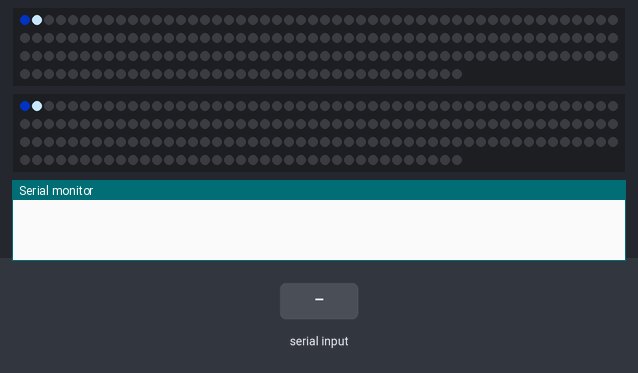
Bench run of a sketch on a simulated Arduino Uno, built with avr-gcc and run on an emulated ATmega328P. Parts: 2 × 187 RGB LEDs in strip order, left to right, continuing on the next row, the last lines printed to the serial monitor. Inputs (shaded band) come from the test bench.

Above: at 0.18 s.
At 1.2 s:
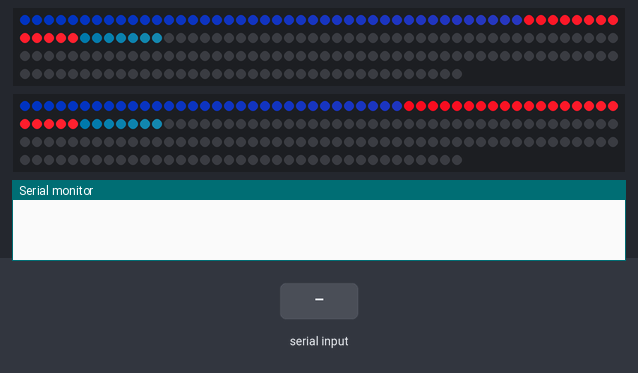
1.3 s: "d" received over Serial
At 4.1 s:
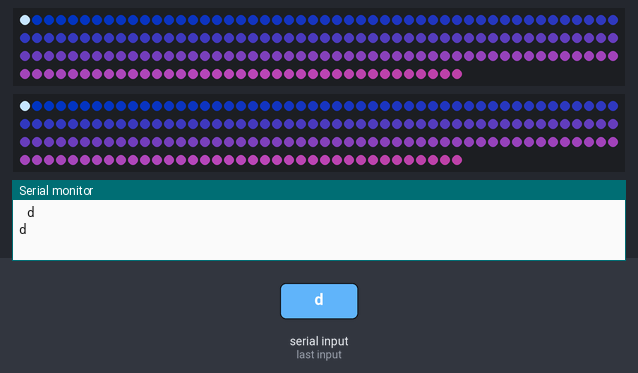
4.3 s: "r" received over Serial
5.8 s: "g" received over Serial
Timing chart, 0 to 8.8 s (numbered marks = the images above; inputs shaded):
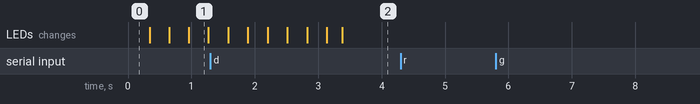

The sketch:

solarLED_v6.ino
```cpp
#include <Adafruit_NeoPixel.h>

#define PIN1 3
#define PIN2 6
#define PIN3 9
#define PIN4 11
#define PIN5 10

#define SLENGTH 187

Adafruit_NeoPixel strip1 = Adafruit_NeoPixel(SLENGTH, PIN1, NEO_GRB + NEO_KHZ800);
Adafruit_NeoPixel strip2 = Adafruit_NeoPixel(SLENGTH, PIN2, NEO_GRB + NEO_KHZ800);

float length = 187.0f;


byte dropLength1 = 20;
byte dropLength2 = 30;

float dropSpeed1 = 1;
float dropSpeed2 = 1;

float dropColor1[3] = {198.0,230.0,255.0};
float dropColor2[3] = {198.0,230.0,255.0};

float dropredchange1 = (dropColor1[0]-0.0)/length;
float dropgreenchange1 = (dropColor1[1]-23.0)/length;//-0.44
float dropbluechange1 = (dropColor1[2]-87.0)/length;

float dropredchange2 = (dropColor2[0]-0.0)/length;
float dropgreenchange2 = (dropColor2[1]-23.0)/length;//-0.44
float dropbluechange2 = (dropColor2[2]-87.0)/length;


float dropPos1 = 0.0;//true position of drop
float dropPos2 = 0.0;//true position of drop
float dropBackPos1 = 0.0;//true position of drop
float dropBackPos2 = 0.0;//true position of drop

int dropFrontIndex1 = 0;
int dropFrontIndex2 = 0;
int dropBackIndex1 = 0;
int dropBackIndex2 = 0;

byte bgColor[3] = {0,23,87};
float redchange = (80.0-0.0)/length;
float greenchange = (28.0-23.0)/length;//-0.44
float bluechange = (70.0-87.0)/length;


//d#c###s#l#

byte sb_strandnum = 0;
byte sb_dropcolor[3] = {255,255,255};
byte sb_speed = 40;
byte sb_length = 20;


void setup() {

  Serial.begin(9600);

  strip1.begin();
  strip1.show(); // Initialize all pixels to 'off'
  strip2.begin();
  strip2.show(); // Initialize all pixels to 'off'
}


void loop(){

  readSerial();
  checkDropInit();
  updateDrops();
  animateLoop();


}

void readSerial(){

  String sb_string ="";
  while (Serial.available()) {
    delay(3);  //delay to allow buffer to fill
    if (Serial.available() >0) {
      char c = Serial.read();  //gets one byte from serial buffer
      sb_string += c; //makes the string readString
    }
  }
  if (sb_string.length() >0) {
    //Serial.println(sb_string); //see what was received
        if(sb_string[0] == 'd')
        {
          sb_strandnum = (byte)sb_string[1];
          Serial.println(" d ");
        }
        if(sb_string[0] == 'r')
        {
          sb_dropcolor[0] = sb_string[1];
          Serial.println(" r ");
        }
        if(sb_string[0] == 'g')
        {
           sb_dropcolor[1] = sb_string[1];
           Serial.println(" g ");
        }
        if(sb_string[0] == 'b')
        {
          sb_dropcolor[2] = sb_string[1];
          Serial.println(" b ");
        }
        if(sb_string[0] == 's')
        {
          sb_speed = sb_string[1];
          Serial.println(" s ");
        }
        if(sb_string[0] == 'l')
        {
          sb_length = sb_string[1];
          Serial.println(" l ");
        }
        Serial.println(sb_string);

  }

}

void animateLoop()
{

  float r1 =0;
  float g1 =0;
  float b1 =0;

  float r2 =0;
  float g2 =0;
  float b2 =0;

  r1 =  bgColor[0]+(dropBackIndex1*redchange);
  g1 =  bgColor[1]+(dropBackIndex1*greenchange);
  b1 =  bgColor[2]+(dropBackIndex1*bluechange);

  r1 = clamp(r1, 0, 255);
  g1 = clamp(g1, 0, 255);
  b1 = clamp(b1, 0, 255);

  r2 =  bgColor[0]+(dropBackIndex2*redchange);
  g2 =  bgColor[1]+(dropBackIndex2*greenchange);
  b2 =  bgColor[2]+(dropBackIndex2*bluechange);

  r2 = clamp(r2, 0, 255);
  g2 = clamp(g2, 0, 255);
  b2 = clamp(b2, 0, 255);

  strip1.setPixelColor(dropFrontIndex1, strip1.Color(dropColor1[0]+(dropFrontIndex1*dropredchange1),dropColor1[1]+(dropFrontIndex1*dropgreenchange1),dropColor1[2]+(dropFrontIndex1*dropbluechange1)));
  strip2.setPixelColor(dropFrontIndex2, strip2.Color(dropColor2[0]+(dropFrontIndex2*dropredchange2),dropColor2[1]+(dropFrontIndex2*dropgreenchange2),dropColor2[2]+(dropFrontIndex2*dropbluechange2)));

  strip1.setPixelColor(dropBackIndex1, strip1.Color(r1,g1,b1));
  strip2.setPixelColor(dropBackIndex2, strip2.Color(r2,g2,b2));


  strip1.show();
  strip2.show();

}

void checkDropInit()
{
   if(dropPos1 < 0 && sb_strandnum == 1)
   {
      initDrop1();
   }
   else if(dropPos2 < 0 && sb_strandnum == 2)
   {
      initDrop2();
   }
}


void initDrop1()
{
    dropLength1 = sb_length;
    dropSpeed1 = (float)sb_speed/100.0f;
    dropColor1[0] = (float)sb_dropcolor[0];
    dropColor1[1] = (float)sb_dropcolor[1];
    dropColor1[2] = (float)sb_dropcolor[2];
    dropredchange1 = (dropColor1[0]-0.0)/length;
    dropgreenchange1 = (dropColor1[1]-23.0)/length;
    dropbluechange1 = (dropColor1[2]-87.0)/length;
    dropPos1 = 0;

    sb_strandnum = 0;//clear drop buffer so a new one can be processed
}

void initDrop2()
{
    dropLength2 = sb_length;
    dropSpeed2 = (float)sb_speed/100.0f;
    dropColor2[0] = (float)sb_dropcolor[0];
    dropColor2[1] = (float)sb_dropcolor[1];
    dropColor2[2] = (float)sb_dropcolor[2];
    dropredchange2 = (dropColor2[0]-0.0)/length;
    dropgreenchange2 = (dropColor2[1]-23.0)/length;
    dropbluechange2 = (dropColor2[2]-87.0)/length;
    dropPos2 = 0;

    sb_strandnum = 0;//clear drop buffer so a new one can be processed
}

void updateDrops()
{
   if(dropPos1 >= 0)
   {
     updateDrop1Position();
   }
   if(dropPos2 >= 0)
   {
     updateDrop2Position();
   }
}


void updateDrop1Position()
{
  dropPos1 = dropPos1+dropSpeed1;//true position of drop
  dropBackPos1 = dropPos1-dropLength1;

  if(dropBackPos1 >= length)
  {
    dropPos1 = -1;
  }

  dropFrontIndex1 = clamp((int)dropPos1, 0, length);
  dropBackIndex1  = clamp((int)dropBackPos1, 0, length);
}

void updateDrop2Position()
{
  dropPos2 = dropPos2+dropSpeed2;//true position of drop
  dropBackPos2 = dropPos2-dropLength2;

  if(dropBackPos2 >= length)
  {
    dropPos2 = -1;
  }

  dropFrontIndex2 = clamp((int)dropPos2, 0, length);
  dropBackIndex2  = clamp((int)dropBackPos2, 0, length);
}


byte addColortoChannel(float _color1, float _color2)
{
    float colorOut = _color1+_color2;
    colorOut = clamp((int)colorOut, 255, 0);
    return (byte)colorOut;
}

int clamp(int i, int _min, int _max)
{
  if(i > _max)
  {
   return _max;
  }
  else if(i < _min)
  {
    return _min;
  }
  else
  {
    return i;
  }
}
```
